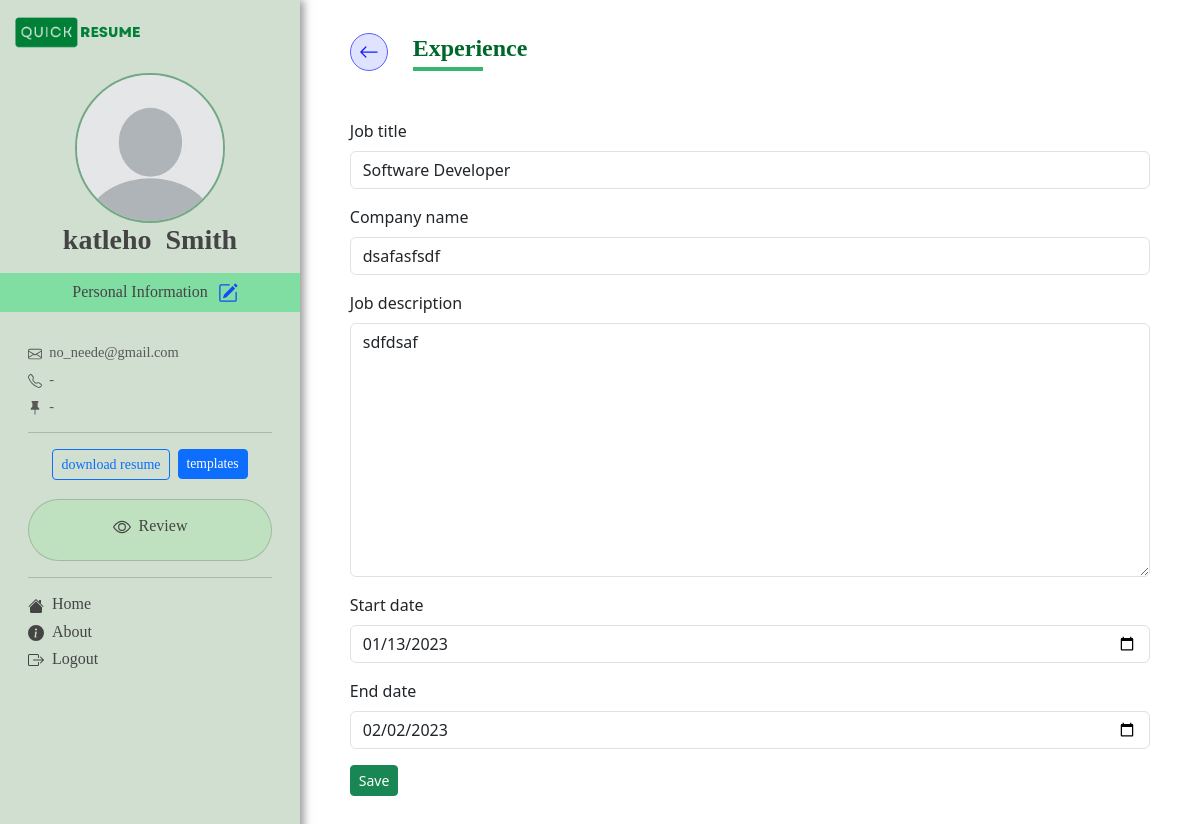
The page /experiences/1/ (signed in) on the database its author committed.
### profiles_app/models.py (models this page shows, shortened)
class Profile(models.Model):
    user = models.ForeignKey(User, on_delete=models.CASCADE ,default=1 ) # this has the username inside
    avatar = models.ImageField(null=True, upload_to="avatars", blank=True , default='default.png')
    first_name = models.CharField(max_length=200,null=True, blank=True)
    last_name = models.CharField(max_length=200,null=True, blank=True)
    job_title = models.CharField(max_length=200,null=True, blank=True)
    bio = models.TextField( null=True, blank=True)
    email = models.EmailField()
    cell = models.CharField(max_length=15,null=True, blank=True )
    location = models.CharField(max_length=300, null=True, blank=True)
    linkedin_link = models.URLField(null=True, blank=True)
    twitter_link = models.URLField(null=True, blank=True)
    github_link = models.URLField(null=True, blank=True)
    personal_link = models.URLField(null=True, blank=True)

class Experience(models.Model):
    profile = models.ForeignKey(Profile, on_delete=models.CASCADE)
    job_title = models.CharField(max_length=200)
    company_name = models.CharField(max_length=100)
    job_description = models.TextField()
    start_date = models.DateField(null=True, blank=True)
    end_date = models.DateField(null=True, blank=True)

### main_app/views.py (the view)
# urls.py: path("experiences/<int:experience_id>/", views.edit_experience , name="experiences"),
@login_required
def edit_experience(request, experience_id ):
    experience = Experience.objects.get(id = experience_id)
    if request.method != 'POST':
        experience_form = ExperiencesForm(instance=experience)
    else:
        experience_form = ExperiencesForm(instance=experience,data=request.POST)
        if experience_form.is_valid():
            experience_form.save()
            return redirect("main_app:index")
    context = {
        "experience":experience,
        "experience_form":experience_form,
        }
    return render(request, 'main_app/edit_experience.html', context)

### profiles_app/forms.py
class ExperiencesForm(ModelForm):
    start_date = forms.DateField(widget = forms.widgets.DateInput(attrs={'type':'date','rows':1 ,'columns':2}))
    end_date = forms.DateField(widget = forms.widgets.DateInput(attrs={'type':'date','rows':1 ,'columns':2}))
    class Meta:
        model = Experience
        fields = '__all__'
        exclude = ['profile']

### main_app/context_processors.py (called while the page is built)
def data(request):
       try:
              print("Context processor no eror")
              profile = Profile.objects.get(user=request.user)
              return {
              "profile":profile
              }
       except:
              profile = ""
              return {"profile":profile}

### main_app/templates/main_app/edit_experience.html (shortened to what this page needs)
{% extends "main_app/base.html" %}
{% load bootstrap5 %}
{% block content %}
<div class="container-fluid">
    <div style="overflow:hidden" class="row">
        <div class="col-md-4 col-lg-3" id="personal_info_container">
            {% include 'main_app/sidebar.html' %}
        </div>
        <div class="col-md-8 col-lg-9" style="background-color: #ffffff85;">
                <div   id="my_margin" style="margin: 0.5cm 1cm 1cm 1cm;" >
                    <div style="display:inline-block" >
                        <div class="btn btn-sm rounded-circle" style="background-color: rgba(0, 30, 255, 0.122);border: 1px rgb(92, 92, 255) solid;">
                            <a style="font-size: 1rem;color: rgb(20, 27, 255);" href="{% url 'main_app:index' %}" >
                                <svg xmlns="http://www.w3.org/2000/svg" width="20" height="28" fill="currentColor" class="bi bi-arrow-left" viewBox="0 0 16 16">
                                    <path fill-rule="evenodd" d="M15 8a.5.5 0 0 0-.5-.5H2.707l3.147-3.146a.5.5 0 1 0-.708-.708l-4 4a.5.5 0 0 0 0 .708l4 4a.5.5 0 0 0 .708-.708L2.707 8.5H14.5A.5.5 0 0 0 15 8z"/>
                                </svg>
                            </a>
                        </div>
                        <h4 style="margin-top: 15px;display:inline-table">
                            <b style="color:#00672A;margin-bottom: 0rem;"> Experience </b>
                            <div style="width: 70px;">
                                <hr style="border: 2px #00a648 solid;opacity: 0.8;margin-top:0.3rem ;">
                            </div>
                        </h4>
                    </div>
                    <br><br>
                    <form action="{% url 'main_app:experiences' experience.id %}" method="post">
                        {% bootstrap_form experience_form %}
                        <button class="btn btn-success btn-sm" name="submit">Save</button>
                    </form>
                </div>
        </div>
    </div>
</div>
{% endblock content %}

### main_app/templates/main_app/sidebar.html (shortened to what this page needs)
{% load static %}
<div class="row">
    <div class="col-8">
        <a  class="d-flex   justify-content-start"    style="text-decoration: none;margin-top: 15px;" href="{% url 'main_app:index' %}">
            <img   style="width:130px" src="{% static 'images/icons/logo-dark.png'  %}" alt="">
        </a>
    </div>
</div>
<br>
<center>
<img style="width:150px;height: 150px;border: 2px solid #00672974;" class="img-fluid rounded-circle" src="{{profile.avatar.url}}" alt="">
<h3  style="margin-bottom: 0.2rem;"> <strong> {{profile.first_name}} &nbsp;{{profile.last_name}} </strong> </h3>
<div class="row" style="background-color:#00da5761; margin-bottom: 1rem;">
<h6 style=" margin: 0.5rem;font-weight: 500;">Personal Information <button onclick="personalFunction()" style="color:#1349fa;background: none;border: none;font-size: 1rem; font-weight: 500;">
</button></h6>
</div>
</center>
<div style="margin: 1rem">
<h6 style="font-size: 0.9rem;color: #585858;margin-bottom:10px;"> &nbsp;{{profile.email}}</h6>
{% if profile.cell %}
<h6 style="font-size: 0.9rem;color: #585858;margin-bottom:10px;"><svg xmlns="http://www.w3.org/2000/svg" width="14" height="14" fill="currentColor" class="bi bi-telephone" viewBox="0 0 16 16">
<path d="M3.654 1.328a.678.678 0 0 0-1.015-.063L1.605 2.3c-.483.484-.661 1.169-.45 1.77a17.568 17.568 0 0 0 4.168 6.608 17.569 17.569 0 0 0 6.608 4.168c.601.211 1.286.033 1.77-.45l1.034-1.034a.678.678 0 0 0-.063-1.015l-2.307-1.794a.678.678 0 0 0-.58-.122l-2.19.547a1.745 1.745 0 0 1-1.657-.459L5.482 8.062a1.745 1.745 0 0 1-.46-1.657l.548-2.19a.678.678 0 0 0-.122-.58L3.654 1.328zM1.884.511a1.745 1.745 0 0 1 2.612.163L6.29 2.98c.329.423.445.974.315 1.494l-.547 2.19a.678.678 0 0 0 .178.643l2.457 2.457a.678.678 0 0 0 .644.178l2.189-.547a1.745 1.745 0 0 1 1.494.315l2.306 1.794c.829.645.905 1.87.163 2.611l-1.034 1.034c-.74.74-1.846 1.065-2.877.702a18.634 18.634 0 0 1-7.01-4.42 18.634 18.634 0 0 1-4.42-7.009c-.362-1.03-.037-2.137.703-2.877L1.885.511z"/>
</svg> &nbsp;{{profile.cell}} <h6>
{% else %}
<h6 style="font-size: 0.9rem;color: #585858;margin-bottom:10px;"> &nbsp;- <h6>
{% endif %}
{% if profile.location %}
<h6 style="font-size: 0.9rem;color: #585858;margin-bottom:10px;"><svg xmlns="http://www.w3.org/2000/svg" width="14" height="14" fill="currentColor" class="bi bi-pin-fill" viewBox="0 0 16 16">
<path d="M4.146.146A.5.5 0 0 1 4.5 0h7a.5.5 0 0 1 .5.5c0 .68-.342 1.174-.646 1.479-.126.125-.25.224-.354.298v4.431l.078.048c.203.127.476.314.751.555C12.36 7.775 13 8.527 13 9.5a.5.5 0 0 1-.5.5h-4v4.5c0 .276-.224 1.5-.5 1.5s-.5-1.224-.5-1.5V10h-4a.5.5 0 0 1-.5-.5c0-.973.64-1.725 1.17-2.189A5.921 5.921 0 0 1 5 6.708V2.277a2.77 2.77 0 0 1-.354-.298C4.342 1.674 4 1.179 4 .5a.5.5 0 0 1 .146-.354z"/>
</svg> &nbsp;{{profile.location}}<h6>
{% else %}
<h6 style="font-size: 0.9rem;color: #585858;margin-bottom:10px;"> &nbsp;- <h6>
{% endif %}
<hr>
<div class="col">
<center>
    <button type="button" class="btn btn-outline-primary btn-sm " data-bs-toggle="modal" data-bs-target="#exampleModal">
        download resume
    </button>&nbsp;<span>
        <a  style="font-size: 0.85rem !important;" class="btn btn-primary btn-sm" href="{% url 'main_app:templates_list'  %}" >templates</a>
    </span>
</center>
<br>
<a  href="{% url 'main_app:index' %}"  onclick="full_detailsFunction()" style="color:#333333;background: none;border: none;font-size: 1rem;font-weight: 500;text-decoration: none;">
<div    id = "details-option" class="card card-body rounded-pill   " style="background-color: rgba(9, 255, 0, 0.075)">
    <div class="d-flex  justify-content-center">
        <h6>
        </h6>
        <h6 style="font-weight: 500;">
                &nbsp; Review
        </h6>
    </div>
</div>
</a>
<div class="d-none d-md-block">
<hr>
<div    class="">
<h6 style="margin-right: 0.85rem;">
    <a  style="text-decoration: none;" href="{% url 'main_app:index' %}">
        &nbsp;&nbsp;Home
    </a>
</h6>
<h6 style="margin-right: 0.85rem;">
    <a style="text-decoration: none;" href="{%    url 'main_app:landing_page' %}">
        &nbsp;&nbsp;About
    </a>
</h6>
<h6 style="margin-right: 0.85rem;">
    <a style="text-decoration: none;" href="{%   url 'profiles_app:logout'  %}">
        &nbsp;&nbsp;Logout
    </a>
</h6>
</div>
</div>
</div>
</div>

### static/css/index.css (style rules this page uses)
#personal_info_container { background-color: rgba(1, 80, 0, 0.184) !important; box-shadow: 4px 0 8px rgb(50, 50, 50); }
a { text-decoration: none; }

### main_app/templates/main_app/base.html (style rules this page uses)
p, h1, h2, h3, h4, h5, h6, button, a, li { font-family:poppins; color: #444444 ; }

### rows shown on the page
Profile: avatar (placeholder picture), first_name "katleho", last_name "Smith", email "no_neede@gmail.com"
Experience: job_title "Software Developer", company_name "dsafasfsdf", job_description "sdfdsaf", start_date "01/13/2023", end_date "02/02/2023"
